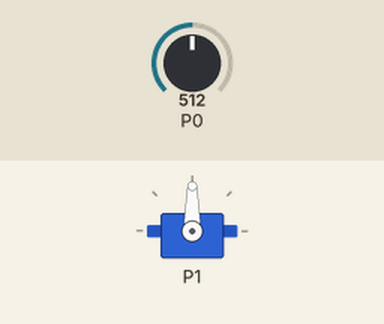
Recording of a program running on a simulated BBC micro:bit (MakeCode). On the bench: servo. Inputs (shaded band) come from the test bench; at power-on: P0 = 512 (analog values on the 0–1023 scale).

Above: at 1.2 s.
1.3 s: P0 set to 490
At 2.2 s:
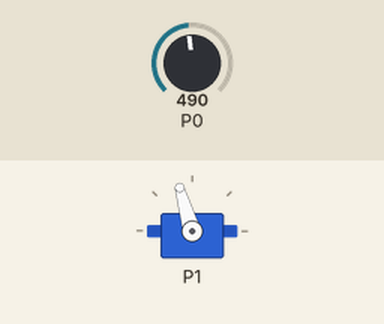
2.8 s: P0 set to 306
At 3.6 s:
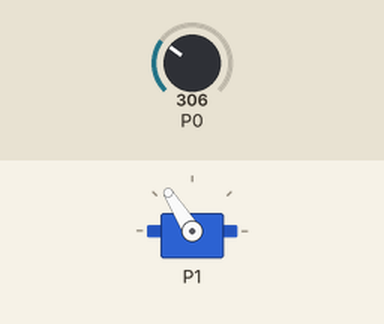
4.3 s: P0 set to 122
At 5.5 s:
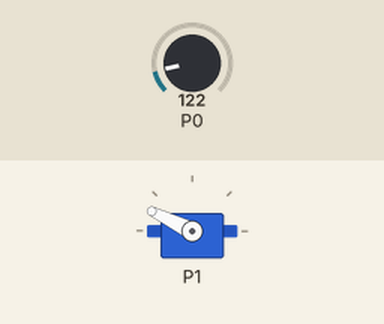
5.8 s: P0 set to 710
At 6.9 s:
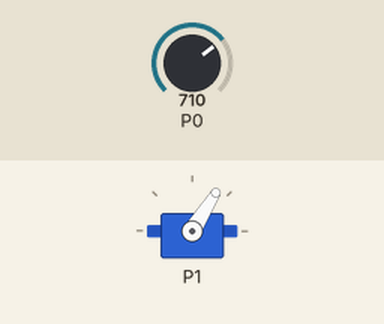
7.3 s: P0 set to 690
At 8.3 s:
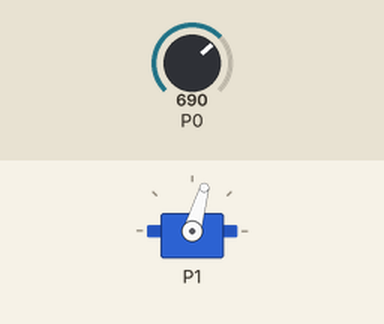
8.8 s: P0 set to 716
At 10.2 s:
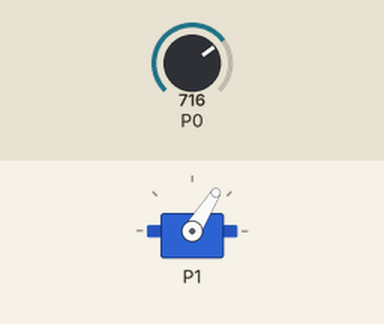
Timing chart, 0 to 11.3 s (numbered marks = the images above; inputs shaded):
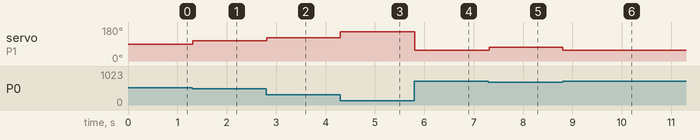

The program:

main.ts
```typescript
let intensité = 0
servos.P1.setRange(10, 170)
basic.forever(function () {
    intensité = pins.analogReadPin(AnalogPin.P0)
    if (intensité >= 1000) {
        servos.P1.setAngle(10)
    } else if (intensité < 1000 && intensité >= 900) {
        servos.P1.setAngle(26)
    } else if (intensité < 900 && intensité >= 800) {
        servos.P1.setAngle(42)
    } else if (intensité < 800 && intensité >= 700) {
        servos.P1.setAngle(58)
    } else if (intensité < 700 && intensité >= 600) {
        servos.P1.setAngle(74)
    } else if (intensité < 600 && intensité >= 500) {
        servos.P1.setAngle(90)
    } else if (intensité < 500 && intensité >= 400) {
        servos.P1.setAngle(106)
    } else if (intensité < 400 && intensité >= 300) {
        servos.P1.setAngle(122)
    } else if (intensité < 300 && intensité >= 200) {
        servos.P1.setAngle(138)
    } else if (intensité < 200 && intensité >= 100) {
        servos.P1.setAngle(154)
    }
})
```

test.ts
```typescript
// les tests vont ici; ceci n'est pas compilé lorsque cet ensemble est utilisé en tant qu'extension.
```

Measured:
- after the input at 1.3 s, servo on P1: 90° → 106° at once
- after the input at 2.8 s, servo on P1: 106° → 122° at once
- after the input at 4.3 s, servo on P1: 122° → 154° at once
- after the input at 5.8 s, servo on P1: 154° → 58° at once
- after the input at 7.3 s, servo on P1: 58° → 74° at once
- after the input at 8.8 s, servo on P1: 74° → 58° at once
